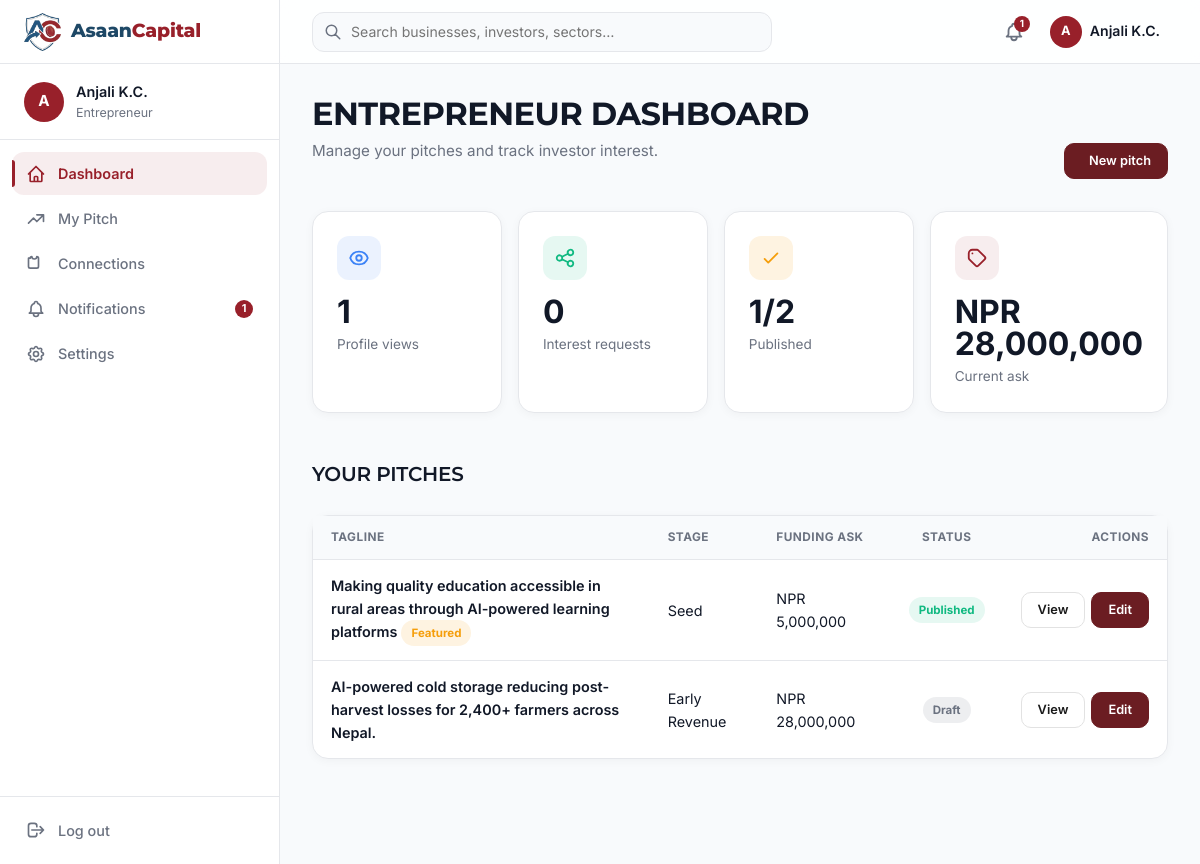
/dashboard (signed in), run on an earlier commit of the app's database.
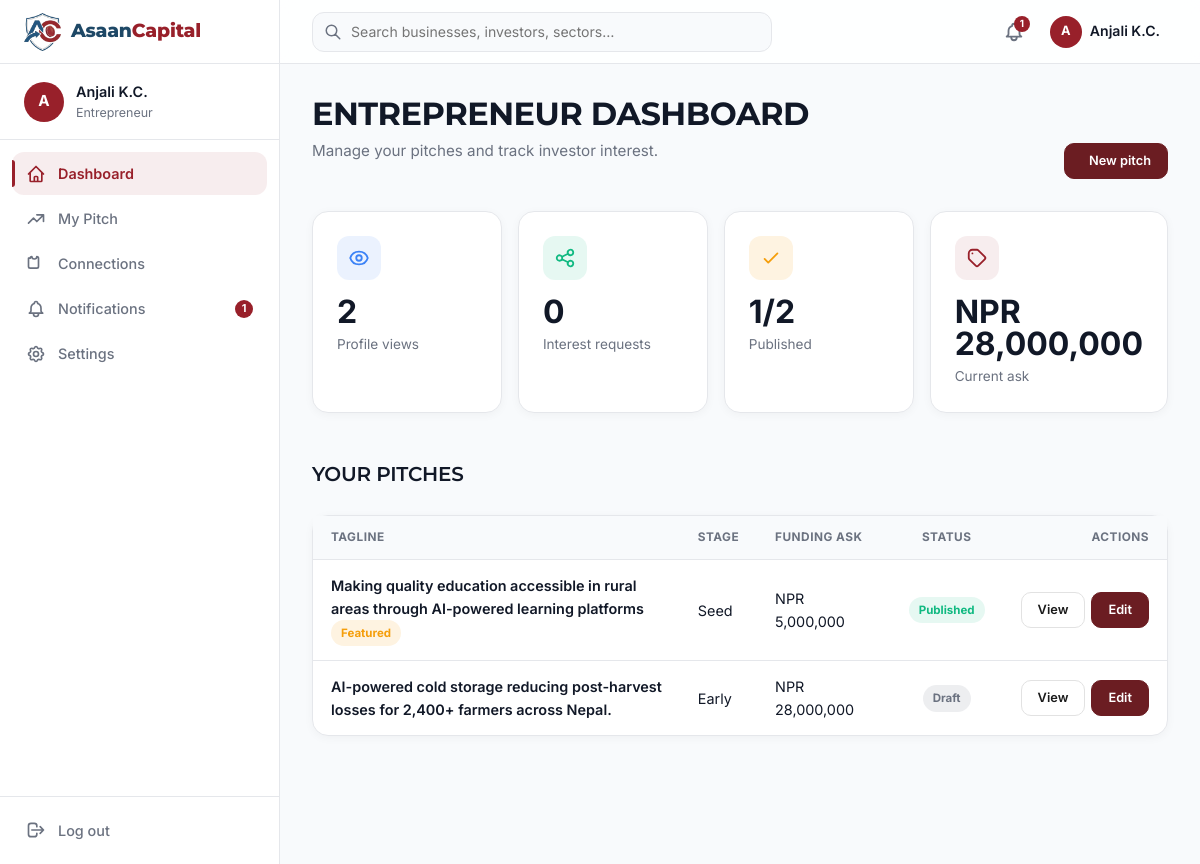
And on a later commit of the database.
### tables this page shows
CREATE TABLE `pitches` (
  `id` bigint(20) unsigned NOT NULL AUTO_INCREMENT,
  `user_id` bigint(20) unsigned NOT NULL,
  `tagline` varchar(140) DEFAULT NULL,
  `company_registration_number` varchar(255) DEFAULT NULL,
  `company_type` varchar(255) DEFAULT NULL,
  `short_summary` varchar(300) DEFAULT NULL,
  `product_stage` varchar(255) DEFAULT NULL,
  `problem_statement` text DEFAULT NULL,
  `solution` text DEFAULT NULL,
  `market_size` text DEFAULT NULL,
  `business_model` text DEFAULT NULL,
  `revenue_model` varchar(255) DEFAULT NULL,
  `monthly_revenue` decimal(15,2) DEFAULT NULL,
  `monthly_users` int(11) DEFAULT NULL,
  `growth_rate` decimal(5,2) DEFAULT NULL,
  `customer_retention` decimal(5,2) DEFAULT NULL,
  `traction` text DEFAULT NULL,
  `target_customers` text DEFAULT NULL,
  `competitors` varchar(255) DEFAULT NULL,
  `competitive_advantage` varchar(255) DEFAULT NULL,
  `funding_amount` decimal(15,2) DEFAULT NULL,
  `minimum_investment` decimal(15,2) DEFAULT NULL,
  `previous_funding` decimal(15,2) DEFAULT NULL,
  `previous_funding_source` varchar(255) DEFAULT NULL,
  `has_legal_disputes` tinyint(1) NOT NULL DEFAULT 0,
  `legal_details` text DEFAULT NULL,
  `existing_debt` text DEFAULT NULL,
  `business_type` varchar(255) DEFAULT NULL,
  `customer_type` varchar(255) DEFAULT NULL,
  `looking_for` varchar(255) DEFAULT NULL,
  `investor_involvement` varchar(255) DEFAULT NULL,
  `open_to_acquisition` tinyint(1) NOT NULL DEFAULT 0,
  `monthly_burn` decimal(15,2) DEFAULT NULL,
  `runway_months` int(11) DEFAULT NULL,
  `relocate_willingness` varchar(255) DEFAULT NULL,
  `matchmaking_tags` longtext DEFAULT NULL CHECK (json_valid(`matchmaking_tags`)),
  `equity_offered` decimal(5,2) DEFAULT NULL,
  `fund_usage` text DEFAULT NULL,
  `valuation` decimal(15,2) DEFAULT NULL,
  `pitch_deck` varchar(255) DEFAULT NULL,
  `financial_projections` varchar(255) DEFAULT NULL,
  `pitch_video_url` varchar(255) DEFAULT NULL,
  `stage` varchar(255) DEFAULT NULL,
  `sector_id` bigint(20) unsigned DEFAULT NULL,
  `is_active` tinyint(1) NOT NULL DEFAULT 1,
  `is_hidden` tinyint(1) NOT NULL DEFAULT 0,
  `is_featured` tinyint(1) NOT NULL DEFAULT 0,
  `completeness_score` tinyint(3) unsigned NOT NULL DEFAULT 0,
  `is_published` tinyint(1) NOT NULL DEFAULT 0,
  `views` int(11) NOT NULL DEFAULT 0,
  `created_at` timestamp NULL DEFAULT NULL,
  `updated_at` timestamp NULL DEFAULT NULL,
  PRIMARY KEY (`id`),
  KEY `pitches_user_id_foreign` (`user_id`),
  KEY `pitches_sector_id_foreign` (`sector_id`),
  CONSTRAINT `pitches_sector_id_foreign` FOREIGN KEY (`sector_id`) REFERENCES `sectors` (`id`) ON DELETE SET NULL,
  CONSTRAINT `pitches_user_id_foreign` FOREIGN KEY (`user_id`) REFERENCES `users` (`id`) ON DELETE CASCADE
);

### config/auth.php (called while the page is built, shortened)
<?php
function current_user(): ?array {
    return $_SESSION['user'] ?? null;
}

### config/helpers.php (called while the page is built, shortened)
<?php
function e(?string $s): string {
    return htmlspecialchars($s ?? '', ENT_QUOTES, 'UTF-8');
}
function money($amount): string {
    return 'NPR ' . number_format((float)$amount, 0);
}

### config/db.php (called while the page is built)
<?php
function db(): PDO {
    static $pdo = null;
    if ($pdo === null) {
        $dsn = 'mysql:host=' . DB_HOST . ';port=' . DB_PORT . ';dbname=' . DB_NAME . ';charset=' . DB_CHARSET;
        $pdo = new PDO($dsn, DB_USER, DB_PASS, [
            PDO::ATTR_ERRMODE => PDO::ERRMODE_EXCEPTION,
            PDO::ATTR_DEFAULT_FETCH_MODE => PDO::FETCH_ASSOC,
            PDO::ATTR_EMULATE_PREPARES => false,
        ]);
    }
    return $pdo;
}

### entrepreneur/dashboard.php (the view, shortened to what this page needs)
<?php
$user = current_user();
$userId = (int)$user['id'];
$db = db();
$stmt = $db->prepare('SELECT * FROM pitches WHERE user_id = ? ORDER BY created_at DESC');
$stmt->execute([$userId]);
$pitches = $stmt->fetchAll();
$totalViews = 0;
$pitchIds = array_column($pitches, 'id');
if (!empty($pitchIds)) {
    $placeholders = implode(',', array_fill(0, count($pitchIds), '?'));
    $viewStmt = $db->prepare("SELECT SUM(views) FROM pitches WHERE id IN ($placeholders)");
    $viewStmt->execute($pitchIds);
    $totalViews = (int)$viewStmt->fetchColumn();
}
require __DIR__ . '/../includes/layout-dashboard.php';
ui_page_header(
    'Entrepreneur Dashboard',
    'Manage your pitches and track investor interest.',
    empty($pitches) ? '' : '<a href="' . APP_URL . '/entrepreneur/pitch-create" class="btn btn-primary btn-sm">' . ui_icon_str('plus') . ' New pitch</a>'
);
?>
<?php if (empty($pitches)): ?>
  <div class="dash-panel">
    <?php ui_empty_state(['icon' => 'chart', 'title' => 'No pitches yet', 'text' => 'Create your first pitch to start connecting with investors.', 'ctaHref' => APP_URL . '/entrepreneur/pitch-create', 'ctaLabel' => 'Create pitch']); ?>
  </div>
<?php else: ?>
<div class="dash-stats">
  <?php
    ui_stat_card(['label' => 'Profile views', 'value' => number_format($totalViews), 'icon' => 'eye', 'tone' => 'info']);
  ?>
</div>
<?php ui_section_header('Your pitches'); ?>
<div class="dash-panel">
  <div class="dash-table-wrap">
    <table class="dash-table">
      <thead><tr>
        <th>Tagline</th><th>Stage</th><th>Funding ask</th>
        <th class="ta-center">Status</th><th class="ta-right">Actions</th>
      </tr></thead>
      <tbody>
      <?php foreach ($pitches as $p): ?>
        <tr>
          <td>
            <span class="t-strong"><?= e($p['tagline']) ?></span>
            <?php if ($p['is_featured']): ?> <span class="dash-pill featured">Featured</span><?php endif; ?>
          </td>
          <td><?= e(ucfirst($p['stage'] ?? '—')) ?></td>
          <td><?= $p['funding_amount'] ? money($p['funding_amount']) : '—' ?></td>
          <td class="ta-center"><span class="dash-pill <?= $p['is_published'] ? 'published' : 'draft' ?>"><?= $p['is_published'] ? 'Published' : 'Draft' ?></span></td>
          <td class="ta-right">
            <span class="dash-table-actions">
              <a href="<?= APP_URL ?>/pitch/<?= $p['id'] ?>" class="btn btn-sm btn-outline">View</a>
              <a href="<?= APP_URL ?>/entrepreneur/pitch-edit?id=<?= $p['id'] ?>" class="btn btn-sm btn-primary">Edit</a>
            </span>
          </td>
        </tr>
      <?php endforeach; ?>
      </tbody>
    </table>
  </div>
</div>
<?php endif; ?>
<?php require __DIR__ . '/../includes/footer.php'; ?>

### index.php (shortened to what this page needs)
<?php
$path = $_GET['_path'] ?? '';
$path = '/' . trim(parse_url($path, PHP_URL_PATH), '/');
if (isset($routes[$path])) {
    $file = __DIR__ . '/' . $routes[$path];
    if (file_exists($file)) {
        require $file;
        exit;
    }
}

### pages/dashboard.php (shortened to what this page needs)
<?php
$user = current_user();
$role = $user['role'];
$roleDashboards = [
    'investor' => __DIR__ . '/../investor/dashboard.php',
    'business_owner' => __DIR__ . '/../business/dashboard.php',
    'entrepreneur' => __DIR__ . '/../entrepreneur/dashboard.php',
    'franchisor' => __DIR__ . '/../franchise/dashboard.php',
    'advisor' => __DIR__ . '/../advisor/dashboard.php',
];
$dashboard = $roleDashboards[$role] ?? null;
if ($dashboard && file_exists($dashboard)) {
    require $dashboard;
    exit;
}

### includes/header.php (shortened to what this page needs)
<?php
$user = current_user();
if ($user) {
    try {
        $stmt = db()->prepare('SELECT COUNT(*) FROM notifications WHERE user_id = ? AND is_read = 0');
        $stmt->execute([$user['id']]);
    } catch (\Throwable $e) {}
}
?>
<!DOCTYPE html>
<html lang="en" class="scroll-smooth">
<head>
  <link rel="stylesheet" href="<?= APP_URL ?>/assets/styles.css">
  <link rel="stylesheet" href="<?= APP_URL ?>/assets/header.css">
</head>
<body>

### includes/layout-dashboard.php (shortened to what this page needs)
<?php
require __DIR__ . '/header.php';
require __DIR__ . '/ui.php';
$__dashUser = $user ?? current_user() ?? ['name' => 'User', 'role' => 'investor'];
$__dashUnread = $unreadCount ?? 0;
$__dashIsAdmin = !empty($isAdmin);
?>
<div class="dash-shell">
  <?php
    ui_sidebar($__dashUser, $__dashUnread, $__dashIsAdmin);
    ui_topbar($__dashUser, $__dashUnread);
  ?>
  <main class="dash-main">

### includes/ui.php (shortened to what this page needs)
<?php
if (!defined('UI_PHP_LOADED')) {
    function ui_icon(string $name, string $class = 'ui-ico'): void {
        $p = $GLOBALS['UI_ICONS'][$name] ?? '';
        echo '<svg class="' . e($class) . '" viewBox="0 0 24 24" fill="none" stroke="currentColor" stroke-width="2" stroke-linecap="round" stroke-linejoin="round" aria-hidden="true">' . $p . '</svg>';
    }
    function ui_dashboard_links(string $role): array {
        $map = [
            'investor' => [
                ['Dashboard', '/dashboard', 'home'],
                ['My Connections', '/connections', 'matches'],
                ['Notifications', '/notifications', 'bell'],
                ['My Profile', '/investor/profile-edit', 'user'],
                ['Preferences', '/investor/preferences-edit', 'settings'],
                ['Documents', '/investor/documents-edit', 'document'],
            ],
            'business_owner' => [
                ['Dashboard', '/dashboard', 'home'],
                ['My Listing', '/business/dashboard.php', 'briefcase'],
                ['Connections', '/connections', 'matches'],
                ['Notifications', '/notifications', 'bell'],
                ['Settings', '/business/edit', 'settings'],
            ],
            'entrepreneur' => [
                ['Dashboard', '/dashboard', 'home'],
                ['My Pitch', '/entrepreneur/dashboard.php', 'chart'],
                ['Connections', '/connections', 'matches'],
                ['Notifications', '/notifications', 'bell'],
                ['Settings', '/entrepreneur/pitch-edit', 'settings'],
            ],
            'franchisor' => [
                ['Dashboard', '/dashboard', 'home'],
                ['My Franchise', '/franchise/dashboard.php', 'briefcase'],
                ['Connections', '/connections', 'matches'],
                ['Notifications', '/notifications', 'bell'],
                ['Settings', '/franchise/edit', 'settings'],
            ],
            'advisor' => [
                ['Dashboard', '/dashboard', 'home'],
                ['My Profile', '/advisor/edit', 'user'],
                ['Connections', '/connections', 'matches'],
                ['Notifications', '/notifications', 'bell'],
                ['Settings', '/advisor/edit', 'settings'],
            ],
        ];
        return $map[$role] ?? $map['investor'];
    }
    function ui_role_label(string $role): string {
        return [
            'investor' => 'Investor',
            'business_owner' => 'Business Owner',
            'entrepreneur' => 'Entrepreneur',
            'franchisor' => 'Franchisor',
            'advisor' => 'Advisor',
        ][$role] ?? ucfirst(str_replace('_', ' ', $role));
    }
    function ui_is_active(string $url): bool {
        $cur = parse_url($_SERVER['REQUEST_URI'] ?? '/', PHP_URL_PATH) ?? '/';
        $cur = preg_replace('#^/assan#', '', $cur) ?: '/';
        if ($url === '/dashboard') return $cur === '/dashboard' || $cur === '/' ;
        return $cur === $url || str_starts_with($cur, $url . '/');
    }
    function ui_sidebar(array $user, int $unreadCount, bool $isAdmin): void {
        $links = $isAdmin ? ui_admin_links() : ui_dashboard_links($user['role'] ?? 'investor');
        $initial = mb_strtoupper(mb_substr($user['name'] ?? 'U', 0, 1));
        ?>
        <aside class="dash-sidebar" id="dashSidebar" aria-label="Dashboard navigation">
          <div class="dash-sidebar-brand">
            <a href="<?= APP_URL ?>/" class="dash-brand-link" aria-label="Asaan Capital home">
              <img src="<?= APP_URL ?>/logo.png" alt="" class="dash-brand-logo">
              <span class="dash-brand-word">Asaan<span>Capital</span></span>
            </a>
            <button class="dash-sidebar-close" type="button" onclick="dashCloseSidebar()" aria-label="Close menu"><?php ui_icon('close'); ?></button>
          </div>
          <div class="dash-sidebar-user">
            <div class="dash-avatar"><?= e($initial) ?></div>
            <div class="dash-sidebar-user-meta">
              <div class="dash-sidebar-user-name"><?= e($user['name'] ?? 'User') ?></div>
              <div class="dash-sidebar-user-role"><?= e($isAdmin ? 'Administrator' : ui_role_label($user['role'] ?? '')) ?></div>
            </div>
          </div>
          <nav class="dash-nav">
            <?php foreach ($links as [$label, $url, $icon]):
              $active = ui_is_active($url);
              $badge = ($label === 'Notifications' && $unreadCount > 0)
                  ? '<span class="dash-nav-badge">' . ($unreadCount > 9 ? '9+' : $unreadCount) . '</span>' : '';
            ?>
            <a href="<?= APP_URL . $url ?>" class="dash-nav-item<?= $active ? ' active' : '' ?>"<?= $active ? ' aria-current="page"' : '' ?>>
              <span class="dash-nav-ico"><?php ui_icon($icon); ?></span>
              <span class="dash-nav-label"><?= e($label) ?></span>
              <?= $badge ?>
            </a>
            <?php endforeach; ?>
          </nav>
          <div class="dash-sidebar-footer">
            <a href="<?= APP_URL ?>/logout" class="dash-nav-item dash-nav-logout">
              <span class="dash-nav-ico"><?php ui_icon('logout'); ?></span>
              <span class="dash-nav-label">Log out</span>
            </a>
          </div>
        </aside>
        <?php
    }
    function ui_topbar(array $user, int $unreadCount): void {
        $initial = mb_strtoupper(mb_substr($user['name'] ?? 'U', 0, 1));
        $bellLabel = $unreadCount > 0 ? "Notifications ({$unreadCount} unread)" : 'Notifications';
        ?>
        <header class="dash-topbar">
          <form class="dash-topbar-search" action="<?= APP_URL ?>/search" method="get" role="search">
            <span class="dash-search-ico"><?php ui_icon('search'); ?></span>
            <input type="text" name="q" placeholder="Search businesses, investors, sectors…" aria-label="Search">
          </form>
          <div class="dash-topbar-actions">
            <a href="<?= APP_URL ?>/notifications" class="dash-iconbtn" aria-label="<?= e($bellLabel) ?>">
              <?php if ($unreadCount > 0): ?><span class="dash-iconbtn-badge"><?= $unreadCount > 9 ? '9+' : $unreadCount ?></span><?php endif; ?>
            </a>
            <a href="<?= APP_URL ?>/dashboard" class="dash-topbar-user" aria-label="<?= e($user['name'] ?? 'User') ?>">
              <div class="dash-avatar dash-avatar-sm"><?= e($initial) ?></div>
              <span class="dash-topbar-username"><?= e($user['name'] ?? 'User') ?></span>
            </a>
          </div>
        </header>
        <?php
    }
    function ui_page_header(string $title, string $subtitle = '', string $actionsHtml = ''): void {
        ?>
        <div class="dash-pagehead">
          <div class="dash-pagehead-text">
            <h1 class="dash-pagehead-title"><?= e($title) ?></h1>
            <?php if ($subtitle !== ''): ?><p class="dash-pagehead-sub"><?= $subtitle ?></p><?php endif; ?>
          </div>
          <?php if ($actionsHtml !== ''): ?><div class="dash-pagehead-actions"><?= $actionsHtml ?></div><?php endif; ?>
        </div>
        <?php
    }
    function ui_section_header(string $title, string $linkHref = '', string $linkLabel = ''): void {
        ?>
        <div class="dash-section-head">
          <h2 class="dash-section-title"><?= e($title) ?></h2>
        </div>
        <?php
    }
    function ui_stat_card(array $o): void {
        $tone = $o['tone'] ?? 'primary';
        ?>
        <div class="dash-stat tone-<?= e($tone) ?>">
          <div class="dash-stat-top">
            <span class="dash-stat-ico"><?php ui_icon($o['icon'] ?? 'chart'); ?></span>
          </div>
          <div class="dash-stat-value"><?= e((string)($o['value'] ?? '0')) ?></div>
          <div class="dash-stat-label"><?= e($o['label'] ?? '') ?></div>
        </div>
        <?php
    }
        ?>
        <?php
}

### includes/footer.php (shortened to what this page needs)
<?php if (!empty($dashChrome)): ?>
  </main>
</div>
<?php endif; ?>
</body>
</html>

### includes/header.php (style rules this page uses)
html.scroll-smooth { scroll-behavior: smooth; }

What changed in the data, as far as the page shows it:
changed pitches "NPR 28,000,000": stage "Early Revenue" → "Early"
Also different on the page:
$o['value']: "1 0 1/2 NPR 28,000,000" → "2 0 1/2 NPR 28,000,000"
